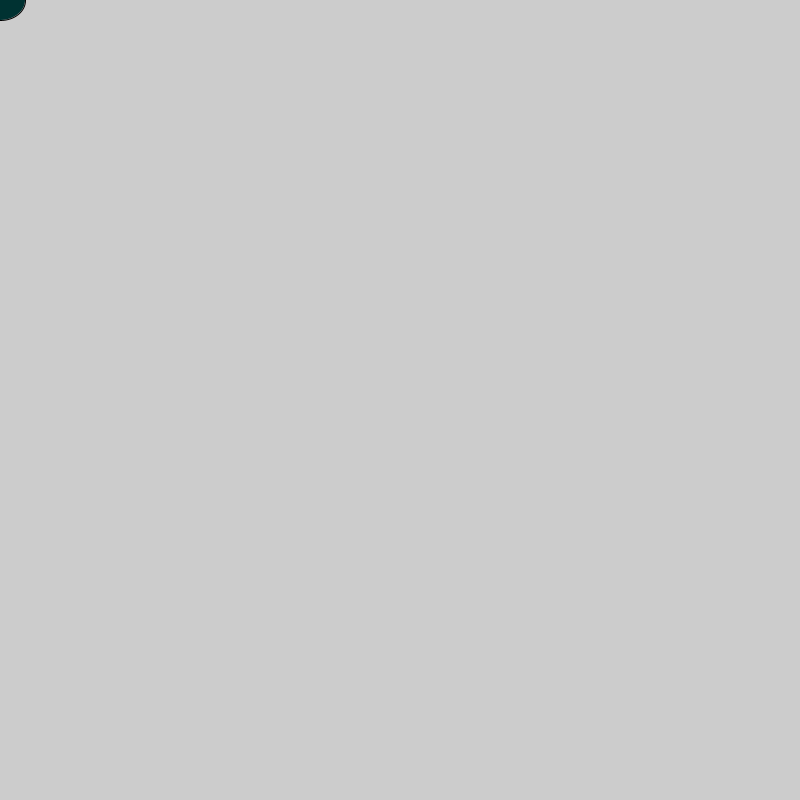
Frame 1 (no input)
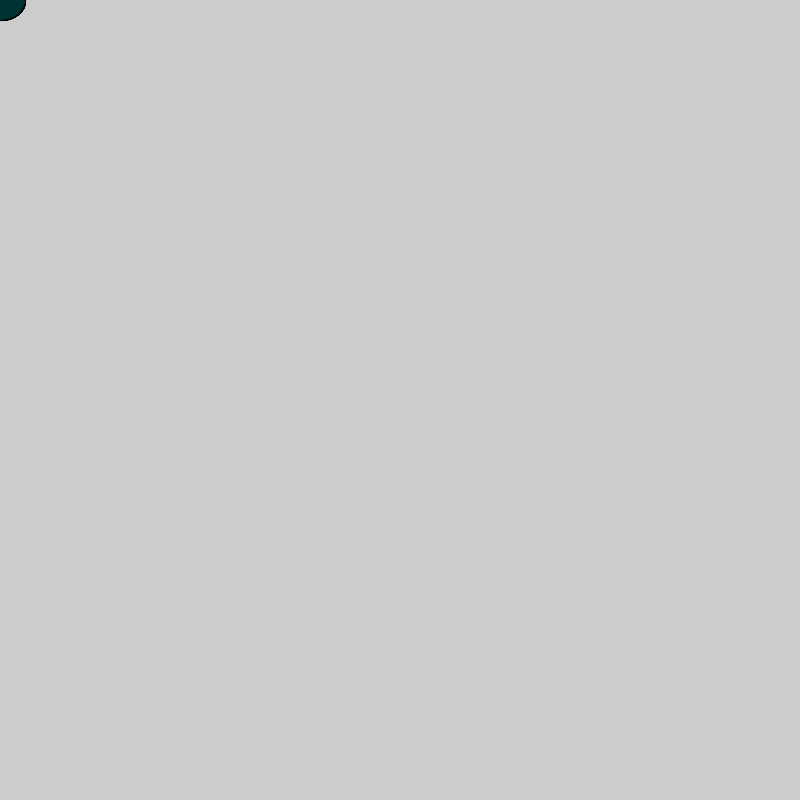
Frame 60 (the mouse pressed at the canvas centre just before this capture)
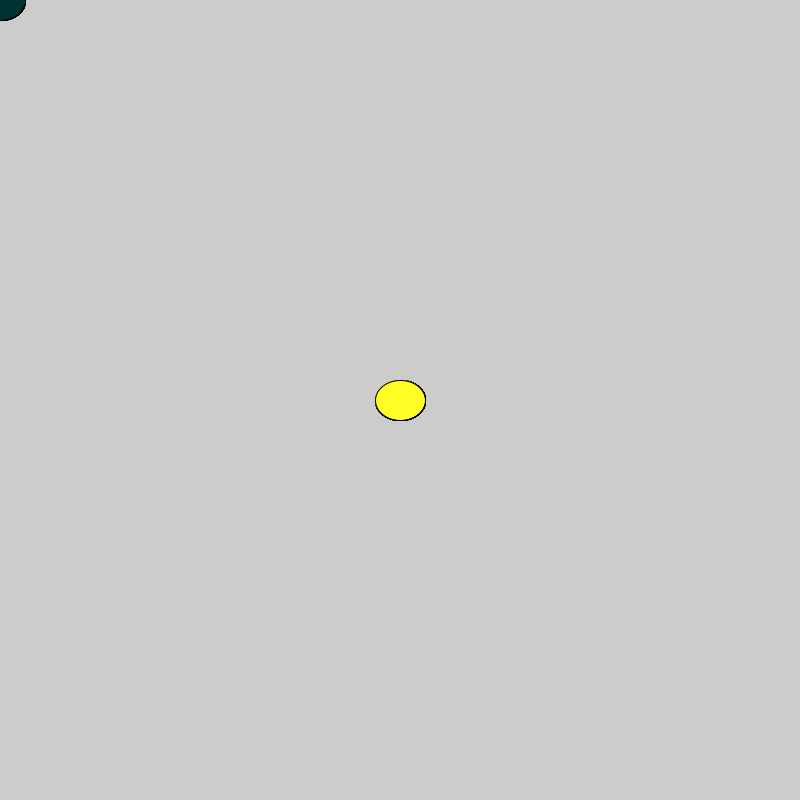
Frame 120 (the mouse held since frame 60 and released just before this capture)

The Processing sketch that drew these frames (run headless with seeded random() and noise(); from frame 60 on, the mouse is pressed at the canvas centre):

// Processing sketch: jolie_logical_dot
// ── jolie_logical_dot.pde
void setup() {
  size(800, 800);
}

void draw() {
fill(0,50,50);

if(mousePressed){
  fill(mouseX,mouseY,random(255));}  

   ellipse(mouseX,mouseY,50,40);

}
// Copyright Wintriss Technical Schools 2013
